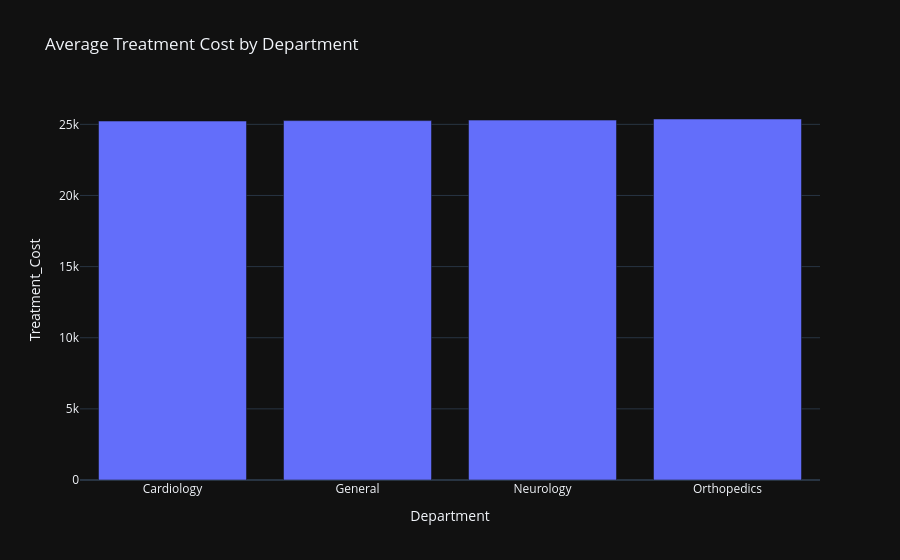

Source (notebook cell):
### Code cell
# ---------------------------------------------------
# 11. INTERACTIVE PLOTLY — COST BY DEPARTMENT
# ---------------------------------------------------
dept_cost = (
    df.groupby("Department")["Treatment_Cost"]
    .mean()
    .reset_index()
)

fig = px.bar(
    dept_cost,
    x="Department",
    y="Treatment_Cost",
    title="Average Treatment Cost by Department"
)
fig.show()

### Figure 1 — Plotly figure (JSON) as saved in the notebook; plotly's stock layout.template omitted (floating-point values rounded to 4 significant figures)
{"data": [{"hovertemplate": "Department=%{x}<br>Treatment_Cost=%{y}<extra></extra>", "legendgroup": "", "marker": {"color": "#636efa", "pattern": {"shape": ""}}, "name": "", "orientation": "v", "showlegend": false, "textposition": "auto", "x": ["Cardiology", "General", "Neurology", "Orthopedics"], "xaxis": "x", "y": [25230.0, 25260.0, 25300.0, 25380.0], "yaxis": "y", "type": "bar"}], "layout": {"xaxis": {"anchor": "y", "domain": [0.0, 1.0], "title": {"text": "Department"}}, "yaxis": {"anchor": "x", "domain": [0.0, 1.0], "title": {"text": "Treatment_Cost"}}, "legend": {"tracegroupgap": 0}, "title": {"text": "Average Treatment Cost by Department"}, "barmode": "relative"}}
